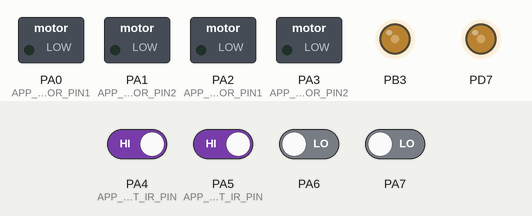
Bench run of a program on a simulated ATmega32, built with avr-gcc and emulated at 8 MHz. Parts: switched loads named in the program (green lamp = pin HIGH), output pins drawn as LEDs (lit = HIGH). The test bench sets the inputs (shaded band); at power-on: PA4 (APP_RIGHT_IR_PIN), PA5 (APP_LEFT_IR_PIN) HIGH, PA6, PA7 LOW.

Above: at 1.2 s.
1.3 s: PA4 (APP_RIGHT_IR_PIN) driven LOW
At 2.5 s:
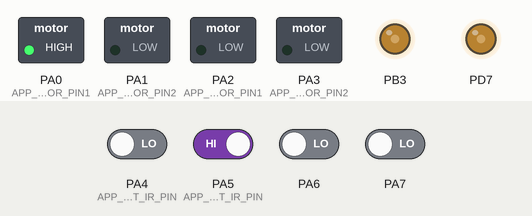
2.8 s: PA5 (APP_LEFT_IR_PIN) driven LOW
At 3.9 s:
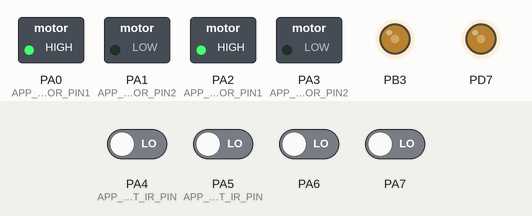
4.3 s: PA4 (APP_RIGHT_IR_PIN) driven HIGH
At 5.0 s:
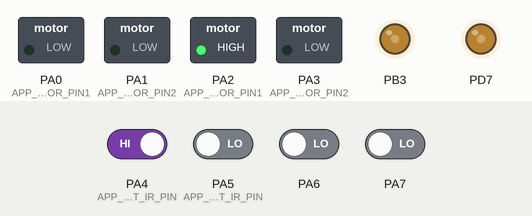
5.8 s: PA5 (APP_LEFT_IR_PIN) driven HIGH
At 6.1 s:
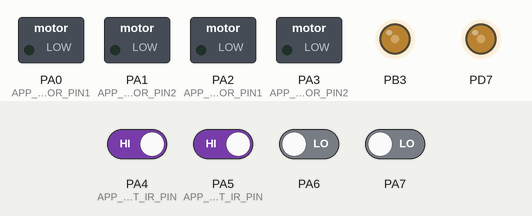
Timing chart, 0 to 8.3 s (numbered marks = the images above; inputs shaded):
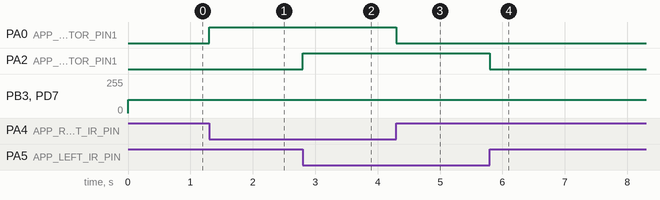

Measured:
- after the input at 1.3 s, PA0 (APP_RIGHT_MOTOR_PIN1): LOW → HIGH at once
- after the input at 2.8 s, PA2 (APP_LEFT_MOTOR_PIN1): LOW → HIGH at once
- after the input at 4.3 s, PA0 (APP_RIGHT_MOTOR_PIN1): HIGH → LOW at once
- after the input at 5.8 s, PA2 (APP_LEFT_MOTOR_PIN1): HIGH → LOW at once

The program:

main.c
```c
#include "STD_TYPES.h"
#include "BIT_MATH.h"

#include "DIO_interface.h"
#include "PORT_interface.h"
#include "TIMER0_interface.h"
#include "TIMER2_interface.h"

#include "DCM_interface.h"
#include "IR_interface.h"

#include "APP_interface.h"

void main(void)
{
	PORT_voidInit();
	TIMER0_voidInit();
	TIMER2_voidInit();
	while (1)
	{
		if ((APP_u8GetRightIRState() == IR_OBJ_DETECTED) && (APP_u8GetLeftIRState() == IR_OBJ_DETECTED))
		{
			APP_voidMoveForward();
		}
		else if ((APP_u8GetRightIRState() == IR_OBJ_DETECTED) && (APP_u8GetLeftIRState() == IR_OBJ_NOT_DETECTED))
		{
			APP_voidTurnLeft();
		}
		else if ((APP_u8GetRightIRState() == IR_OBJ_NOT_DETECTED) && (APP_u8GetLeftIRState() == IR_OBJ_DETECTED))
		{
			APP_voidTurnRight();
		}
		else if ((APP_u8GetRightIRState() == IR_OBJ_NOT_DETECTED) && (APP_u8GetLeftIRState() == IR_OBJ_NOT_DETECTED))
		{
			APP_voidStop();
		}
	}
}
```

APP_interface.h
```c
/******************************************************************/
/*****************    Author: Matthew Maged    ********************/
/*****************    Layer: APP               ********************/
/*****************    SWC:   LINE_FOLLOWING    ********************/
/*****************    Version: 1.00            ********************/
/******************************************************************/
/******************************************************************/


#ifndef APP_LINE_FOLLOWING_APP_H_
#define APP_LINE_FOLLOWING_APP_H_

void APP_voidMoveForward(void);

void APP_voidTurnRight(void);

void APP_voidTurnLeft(void);

void APP_voidStop(void);

u8 APP_u8GetRightIRState(void);

u8 APP_u8GetLeftIRState(void);

#endif
```

APP_program.c
```c
/******************************************************************/
/*****************    Author: Matthew Maged    ********************/
/*****************    Layer: APP               ********************/
/*****************    SWC:   LINE_FOLLOWING    ********************/
/*****************    Version: 1.00            ********************/
/******************************************************************/
/******************************************************************/

#include "STD_TYPES.h"

#include "DIO_interface.h"

#include "IR_interface.h"
#include "DCM_interface.h"

#include "APP_interface.h"
#include "APP_private.h"
#include "APP_config.h"

void APP_voidMoveForward(void)
{
    DCM_voidRotateCcw(APP_RIGHT_MOTOR_PORT, APP_RIGHT_MOTOR_PIN1, APP_RIGHT_MOTOR_PIN2);
    DCM_voidRotateCcw(APP_LEFT_MOTOR_PORT, APP_LEFT_MOTOR_PIN1, APP_LEFT_MOTOR_PIN2);
}

void APP_voidTurnRight(void)
{
    DCM_voidRotateCcw(APP_LEFT_MOTOR_PORT, APP_LEFT_MOTOR_PIN1, APP_LEFT_MOTOR_PIN2);
    DCM_voidStop(APP_RIGHT_MOTOR_PORT, APP_RIGHT_MOTOR_PIN1, APP_RIGHT_MOTOR_PIN2);
}

void APP_voidTurnLeft(void)
{
    DCM_voidRotateCcw(APP_RIGHT_MOTOR_PORT, APP_RIGHT_MOTOR_PIN1, APP_RIGHT_MOTOR_PIN2);
    DCM_voidStop(APP_LEFT_MOTOR_PORT, APP_LEFT_MOTOR_PIN1, APP_LEFT_MOTOR_PIN2);
}

void APP_voidStop(void)
{
    DCM_voidStop(APP_RIGHT_MOTOR_PORT, APP_RIGHT_MOTOR_PIN1, APP_RIGHT_MOTOR_PIN2);
    DCM_voidStop(APP_LEFT_MOTOR_PORT, APP_LEFT_MOTOR_PIN1, APP_LEFT_MOTOR_PIN2);
}

u8 APP_u8GetRightIRState(void)
{
    u8 Local_u8Status = 0;
    IR_u8GetStatus(APP_RIGHT_IR_PORT, APP_RIGHT_IR_PIN, &Local_u8Status);
    return Local_u8Status;
}

u8 APP_u8GetLeftIRState(void)
{
    u8 Local_u8Status = 0;
    IR_u8GetStatus(APP_LEFT_IR_PORT, APP_LEFT_IR_PIN, &Local_u8Status);
    return Local_u8Status;
}
```

DCM_interface.h
```c
/******************************************************************/
/*****************    Author: Matthew Maged    ********************/
/*****************    Layer: HAL               ********************/
/*****************    SWC:   DC_MOTOR          ********************/
/*****************    Version: 1.00            ********************/
/******************************************************************/
/******************************************************************/

#ifndef DCM_INTERFACE_H_
#define DCM_INTERFACE_H_

#define PRE_BUILD_CONFIG          1
#define POST_BUILD_CONFIG         2

/*Options: PRE_BUILD_CONFIG: Serves only one motor
 *         POST_BUILD_CONFIG: Serves multiple motors*/

#define BUILD_CONFIG             POST_BUILD_CONFIG

#if BUILD_CONFIG == PRE_BUILD_CONFIG

void DCM_voidRotateCw(void);

void DCM_voidRotateCcw(void);

void DCM_voidStop(void);

#elif BUILD_CONFIG == POST_BUILD_CONFIG

void DCM_voidRotateCw(u8 Copy_u8DCM_PORT,u8 Copy_u8DCM_FirstPin,u8 Copy_u8DCM_SecondPin);

void DCM_voidRotateCcw(u8 Copy_u8DCM_PORT,u8 Copy_u8DCM_FirstPin,u8 Copy_u8DCM_SecondPin);

void DCM_voidStop(u8 Copy_u8DCM_PORT,u8 Copy_u8DCM_FirstPin,u8 Copy_u8DCM_SecondPin);

#endif

#endif
```

DCM_program.c
```c
/******************************************************************/
/*****************    Author: Matthew Maged    ********************/
/*****************    Layer: HAL               ********************/
/*****************    SWC:   DC_MOTOR          ********************/
/*****************    Version: 1.00            ********************/
/******************************************************************/
/******************************************************************/
#include "STD_TYPES.h"

#include "DIO_interface.h"

#include "DCM_private.h"
#include "DCM_config.h"
#include "DCM_interface.h"


#if BUILD_CONFIG == PRE_BUILD_CONFIG

void DCM_voidRotateCw(void){
	DIO_u8SetPinValue(DCM_PORT,DCM_FIRST_PIN,DIO_u8PIN_LOW);
	DIO_u8SetPinValue(DCM_PORT,DCM_SECOND_PIN,DIO_u8PIN_HIGH);
}


void DCM_voidRotateCcw(void){
	DIO_u8SetPinValue(DCM_PORT,DCM_SECOND_PIN,DIO_u8PIN_LOW);
	DIO_u8SetPinValue(DCM_PORT,DCM_FIRST_PIN,DIO_u8PIN_HIGH);
}


void DCM_voidStop(void){
	DIO_u8SetPinValue(DCM_PORT,DCM_FIRST_PIN,DIO_u8PIN_LOW);
	DIO_u8SetPinValue(DCM_PORT,DCM_SECOND_PIN,DIO_u8PIN_LOW);
}


#elif BUILD_CONFIG == POST_BUILD_CONFIG

void DCM_voidRotateCw(u8 Copy_u8DCM_PORT,u8 Copy_u8DCM_FirstPin,u8 Copy_u8DCM_SecondPin){
	DIO_u8SetPinValue(Copy_u8DCM_PORT,Copy_u8DCM_FirstPin,DIO_u8PIN_LOW);
	DIO_u8SetPinValue(Copy_u8DCM_PORT,Copy_u8DCM_SecondPin,DIO_u8PIN_HIGH);
}

void DCM_voidRotateCcw(u8 Copy_u8DCM_PORT,u8 Copy_u8DCM_FirstPin,u8 Copy_u8DCM_SecondPin){
	DIO_u8SetPinValue(Copy_u8DCM_PORT,Copy_u8DCM_SecondPin,DIO_u8PIN_LOW);
	DIO_u8SetPinValue(Copy_u8DCM_PORT,Copy_u8DCM_FirstPin,DIO_u8PIN_HIGH);
}

void DCM_voidStop(u8 Copy_u8DCM_PORT,u8 Copy_u8DCM_FirstPin,u8 Copy_u8DCM_SecondPin){
	DIO_u8SetPinValue(Copy_u8DCM_PORT,Copy_u8DCM_FirstPin,DIO_u8PIN_LOW);
	DIO_u8SetPinValue(Copy_u8DCM_PORT,Copy_u8DCM_SecondPin,DIO_u8PIN_LOW);
}

#endif
```

IR_interface.h
```c
/******************************************************************/
/******************************************************************/
/*****************    Author: Matthew Maged    ********************/
/*****************    Layer: HAL               ********************/
/*****************    SWC:   IR_Sensor         ********************/
/*****************    Version: 1.00            ********************/
/******************************************************************/
/******************************************************************/

#ifndef IR_INTERFACE_H_
#define IR_INTERFACE_H_

#define IR_OBJ_DETECTED          2
#define IR_OBJ_NOT_DETECTED      3

/*Description: Outputs: IR_OBJ_DETECTED if there is an object within the determined distance
 * by the potentiometer, IR_OBJ_NOT_DETECTED "Black-line is detected" otherwise.
 * It also returns an error state.
 *
 *Inputs: IR_Port: The specific port for the OUTPUT PIN in the IR
 *        IR_Pin:  Input pin
 *        StatusValue: IR_OBJ_DETECTED if there is an object within the determined distance
 *                     by the potentiometer, IR_OBJ_NOT_DETECTED otherwise.
 *Note: Set the pins direction and initial values in PORT_config.h
 */
u8 IR_u8GetStatus(u8 Copy_u8IR_Port, u8 Copy_u8IR_Pin, u8* Copy_u8StatusValue);


#endif
```

IR_program.c
```c
/******************************************************************/
/******************************************************************/
/*****************    Author: Matthew Maged    ********************/
/*****************    Layer: HAL               ********************/
/*****************    SWC:   IR_Sensor         ********************/
/*****************    Version: 1.00            ********************/
/******************************************************************/
/******************************************************************/

#include "STD_TYPES.h"

#include "DIO_interface.h"

#include "IR_interface.h"
#include "IR_config.h"
#include "IR_private.h"


u8 IR_u8GetStatus(u8 Copy_u8IR_Port, u8 Copy_u8IR_Pin, u8* Copy_u8StatusValue){
	u8 Local_u8ErrorState;
	Local_u8ErrorState = DIO_u8GetPinValue(Copy_u8IR_Port, Copy_u8IR_Pin, Copy_u8StatusValue);
	if(*Copy_u8StatusValue == DIO_u8PIN_LOW)
		*Copy_u8StatusValue = IR_OBJ_DETECTED;     /*No black line*/
	else if (*Copy_u8StatusValue == DIO_u8PIN_HIGH)
		*Copy_u8StatusValue = IR_OBJ_NOT_DETECTED; /*There is a black line*/
	return Local_u8ErrorState;
}
```

TIMER0_interface.h
```c
/******************************************************************/
/******************************************************************/
/*****************    Author: Matthew Maged    ********************/
/*****************    Layer: MCAL              ********************/
/*****************    SWC:   TIMER             ********************/
/*****************    Version: 1.00            ********************/
/******************************************************************/
/******************************************************************/

#ifndef TIMER_INTERFACE_H_
#define TIMER_INTERFACE_H_

#define TIMER0_NORMAL                                              1
#define TIMER0_PWM_PHASE_CORRECT                                   2
#define TIMER0_CLR_ON_COMP                                         3
#define TIMER0_FAST_PWM                                            4

#define TIMER0_PWM_INVERTING                                       5
#define TIMER0_PWM_NON_INVERTING                                   6

#define TIMER0_PRES_STOPPED                                        0
#define TIMER0_PRES_NO_PRESCALING                                  1
#define TIMER0_PRES_8                                              2
#define TIMER0_PRES_64                                             3
#define TIMER0_PRES_256                                            4
#define TIMER0_PRES_1024                                           5
#define TIMER0_EXTERNAL_CLK_T0_ON_FALLING_EDGE                     6
#define TIMER0_EXTERNAL_CLK_T0_ON_RISING_EDGE                      7

#define TIMER0_OVERFLOW_INT                                        10
#define TIMER0_COMP_MATCH_INT                                      11

void TIMER0_voidInit(void);

/*Options:
 * TIMER0_PRES_STOPPED
 * TIMER0_PRES_NO_PRESCALING
 * TIMER0_PRES_8
 * TIMER0_PRES_64
 * TIMER0_PRES_256
 * TIMER0_PRES_1024
 * TIMER0_EXTERNAL_CLK_T0_ON_FALLING_EDGE
 * TIMER0_EXTERNAL_CLK_T0_ON_RISING_EDGE
 * */
u8 TIMER0_u8SetPrescaler(u8 Copy_u8PrescalerOption);

void TIMER0_voidStopTimer0(void);

void TIMER0_voidSetCompareValue(u8 Local_u8CompareValue);

/*Inputs: Local_u32DutyCycle_ms: DutyCycle in percentage, Examples: 1, 2, 3, ..., 100
 *
 *        Copy_u8Timer0WaveMode: TIMER0_PWM_PHASE_CORRECT
 *                               TIMER0_FAST_PWM
 *
 *        Copy_u8PwmType:        TIMER0_PWM_INVERTING
 *                               TIMER0_PWM_NON_INVERTING
 * */
u8 TIMER0_u8SetPwmDutyCycle(u8 Copy_u32DutyCycle,u8 Copy_u8Timer0WaveMode,u8 Copy_u8PwmType);

/*Inputs: Copy_u8InterruptType:  TIMER0_OVERFLOW_INT
 *                               TIMER0_COMP_MATCH_INT
 * */
u8 TIMER0_u8IntEnable(u8 Copy_u8InterruptType);

u8 TIMER0_u8IntDisable(u8 Copy_u8InterruptType);

u8 TIMER0_u8SetCallBack(void (*Copy_pvCallBackFunc)(void));


#endif
```

TIMER0_program.c
```c
/******************************************************************/
/******************************************************************/
/*****************    Author: Matthew Maged    ********************/
/*****************    Layer: MCAL              ********************/
/*****************    SWC:   TIMER             ********************/
/*****************    Version: 1.00            ********************/
/******************************************************************/
/******************************************************************/

#include "STD_TYPES.h"
#include "BIT_MATH.h"

#include "TIMER0_interface.h"
#include "TIMER0_register.h"
#include "TIMER0_private.h"
#include "TIMER0_config.h"

static void (*TIMER0_pvCallBackFuncCompMatch)(void) = NULL;
static void (*TIMER0_pvCallBackFuncOverflow)(void) = NULL;

void TIMER0_voidInit(void){
	/*Setting TIMER0 wave form Generation: */
#if TIMER0_WAVE_GEN_MODE == TIMER0_NORMAL
	CLR_BIT(TCCR0,TCCR0_WGM00);
	CLR_BIT(TCCR0,TCCR0_WGM01);


#elif TIMER0_WAVE_GEN_MODE == TIMER0_PWM_PHASE_CORRECT
	SET_BIT(TCCR0,TCCR0_WGM00);
	CLR_BIT(TCCR0,TCCR0_WGM01);

#elif TIMER0_WAVE_GEN_MODE == TIMER0_CLR_ON_COMP
	CLR_BIT(TCCR0,TCCR0_WGM00);
	SET_BIT(TCCR0,TCCR0_WGM01);

#elif TIMER0_WAVE_GEN_MODE == TIMER0_FAST_PWM
	SET_BIT(TCCR0,TCCR0_WGM00);
	SET_BIT(TCCR0,TCCR0_WGM01);
#else
#error "Wrong TIMER0_WAVE_GEN_MODE configuration option"
#endif

	/*Setting an initial value for the Output compare register*/
	OCR0 = TIMER0_INIT_COMP_VALUE;

	/*Setting the OC0 Mode*/
	TCCR0 &= TIMER0_COMP_MATCH_OUTPUT_MASK;
	TCCR0 |= TIMER0_OC0_MODE;

	/*Prescaler Selection*/
	TCCR0 &= TIMER0_PRES_MASK;
	TCCR0 |= TIMER0_PRES_CLK;

	/*Setting an initial value for the Timer Register to start counting from*/
	TCNT0 = TIMER0_INIT_VALUE;

	/*Setting initial status for timer interrupts*/
#if TIMER0_INIT_OVERFLOW_INT_STATE == TIMER0_INT_ENABLED
	SET_BIT(TIMSK,TIMSK_TOIE0);
#elif TIMER0_INIT_OVERFLOW_INT_STATE == TIMER0_INT_DISABLED
	CLR_BIT(TIMSK,TIMSK_TOIE0);
#else
#error "Wrong TIMER0_INIT_OVERFLOW_INT_STATE configuration option"
#endif

#if   TIMER0_INTIT_COMP_MATCH_INT_STATE == TIMER0_INT_ENABLED
	SET_BIT(TIMSK,TIMSK_OCIE0);
#elif TIMER0_INTIT_COMP_MATCH_INT_STATE == TIMER0_INT_DISABLED
	CLR_BIT(TIMSK,TIMSK_OCIE0);
#else
#error "Wrong TIMER0_INTIT_COMP_MATCH_INT_STATE configuration option"
#endif
}


u8 TIMER0_u8SetPrescaler(u8 Copy_u8PrescalerOption){
	u8 Local_u8ErrorStatus = OK;
	if(Copy_u8PrescalerOption<=TIMER0_EXTERNAL_CLK_T0_ON_RISING_EDGE)
	{
		TCCR0 &= TIMER0_PRES_MASK;
		TCCR0 |= Copy_u8PrescalerOption;
	}
	else
	{
		Local_u8ErrorStatus = NOK;
	}
	return Local_u8ErrorStatus;
}


void TIMER0_voidStopTimer0(void){
	TCCR0 &= TIMER0_PRES_MASK;
	TCCR0 |= TIMER0_PRES_STOPPED;
}


void TIMER0_voidSetCompareValue(u8 Copy_u8CompareValue){
	OCR0 = Copy_u8CompareValue;
}


u8 TIMER0_u8SetPwmDutyCycle(u8 Copy_u32DutyCycle,u8 Copy_u8Timer0WaveMode,u8 Copy_u8PwmType){
	u8 Local_u8ErrorStatus = OK;
	if(Copy_u32DutyCycle<=100)
	{
		if(Copy_u8Timer0WaveMode == TIMER0_PWM_PHASE_CORRECT)
		{
			/*Setting the mode to Phase Correct PWM*/
			SET_BIT(TCCR0,TCCR0_WGM00);
			CLR_BIT(TCCR0,TCCR0_WGM01);
		}
		else if(Copy_u8Timer0WaveMode == TIMER0_FAST_PWM)
		{
			/*Setting the mode to Fast PWM*/
			SET_BIT(TCCR0,TCCR0_WGM00);
			SET_BIT(TCCR0,TCCR0_WGM01);
		}
		else
		{
			Local_u8ErrorStatus = NOK;
		}

		switch(Copy_u8PwmType)
		{
		case TIMER0_PWM_INVERTING:
			TCCR0 &= TIMER0_COMP_MATCH_OUTPUT_MASK;
			TCCR0 |= TIMER0_OC0_SET_ON_COMP_OR_INVERTING_MODE;
			OCR0 = TIMER0_MAX_VAL - ((u16)((u16)Copy_u32DutyCycle * (u16)TIMER0_MAX_VAL)/100.0);
			break;
		case TIMER0_PWM_NON_INVERTING:
			TCCR0 &= TIMER0_COMP_MATCH_OUTPUT_MASK;
			TCCR0 |= TIMER0_OC0_CLR_ON_COMP_OR_NON_INVERTING_MODE;
			OCR0 = ((u16)((u16)Copy_u32DutyCycle * (u16)TIMER0_MAX_VAL)/100.0);
			break;
		default:
			Local_u8ErrorStatus = NOK;
			break;
		}
	}
	else
	{
		Local_u8ErrorStatus = NOK;
	}
	return Local_u8ErrorStatus;
}


/*Interrupts and SetCallBack functions: */

u8 TIMER0_u8IntEnable(u8 Copy_u8InterruptType){
	u8 Local_u8ErrorStatus = OK;
	switch(Copy_u8InterruptType)
	{
	case TIMER0_OVERFLOW_INT:
		SET_BIT(TIMSK,TIMSK_TOIE0);
		break;
	case TIMER0_COMP_MATCH_INT:
		SET_BIT(TIMSK,TIMSK_OCIE0);
		break;
	default:
		Local_u8ErrorStatus = NOK;
		break;
	}
	return Local_u8ErrorStatus;
}


u8 TIMER0_u8IntDisable(u8 Copy_u8InterruptType){
	u8 Local_u8ErrorStatus = OK;
	switch(Copy_u8InterruptType)
	{
	case TIMER0_OVERFLOW_INT:
		CLR_BIT(TIMSK,TIMSK_TOIE0);
		break;
	case TIMER0_COMP_MATCH_INT:
		CLR_BIT(TIMSK,TIMSK_OCIE0);
		break;
	default:
		Local_u8ErrorStatus = NOK;
		break;
	}
	return Local_u8ErrorStatus;
}


u8 TIMER0_u8SetCallBackCompMatch(void (*Copy_pvCallBackFunc)(void)){
	u8 Local_u8ErrorState = OK;

	if(Copy_pvCallBackFunc != NULL)
	{
		TIMER0_pvCallBackFuncCompMatch = Copy_pvCallBackFunc;
	}
	else
	{
		Local_u8ErrorState = NULL_POINTER;
	}
	return Local_u8ErrorState;
}


u8 TIMER0_u8SetCallBackOverflow(void (*Copy_pvCallBackFunc)(void)){
	u8 Local_u8ErrorState = OK;

	if(Copy_pvCallBackFunc != NULL)
	{
		TIMER0_pvCallBackFuncOverflow = Copy_pvCallBackFunc;
	}
	else
	{
		Local_u8ErrorState = NULL_POINTER;
	}
	return Local_u8ErrorState;
}


/*CompMatch ISR*/
void __vector_10 (void)  __attribute__ ((signal));
void __vector_10 (void){
	if(TIMER0_pvCallBackFuncCompMatch != NULL)
	{
		TIMER0_pvCallBackFuncCompMatch();
	}
}

/*Overflow ISR*/
void __vector_11 (void)  __attribute__ ((signal));
void __vector_11 (void){
	if(TIMER0_pvCallBackFuncOverflow != NULL)
	{
		TIMER0_pvCallBackFuncOverflow();
	}
}
```

DCM_config.h
```c
/******************************************************************/
/******************************************************************/
/*****************    Author: Matthew Maged    ********************/
/*****************    Layer: HAL               ********************/
/*****************    SWC:   DC_MOTOR          ********************/
/*****************    Version: 1.00            ********************/
/******************************************************************/
/******************************************************************/

#ifndef DCM_CONFIG_H_
#define DCM_CONFIG_H_


#define DCM_PORT                 DIO_u8PORTC
#define DCM_FIRST_PIN            DIO_u8PIN0
#define DCM_SECOND_PIN           DIO_u8PIN1

#endif
```

DIO_config.h
```c

```

DIO_private.h
```c

```

Source omitted: TIMER2_interface.h (2356 bytes), TIMER2_program.c (5127 bytes), APP_config.h (1230 bytes), IR_config.h (604 bytes), TIMER0_config.h (1966 bytes), TIMER2_config.h (1344 bytes), App_private.h (542 bytes), BIT_MATH.h (249 bytes), DCM_private.h (548 bytes), DIO_interface.h (1749 bytes), DIO_program.c (4085 bytes), DIO_register.h (997 bytes) and 11 more
